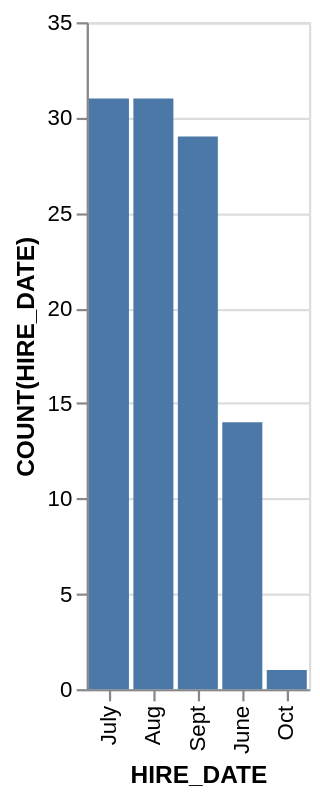

Vega-Lite specification for this chart:
### Vega-Lite specification from a JSON file in a GitHub repository (floating-point values rounded to 4 significant figures)
{"data": {"values": [{"x_data": "July", "y_data": 31}, {"x_data": "Aug", "y_data": 31}, {"x_data": "Sept", "y_data": 29}, {"x_data": "June", "y_data": 14}, {"x_data": "Oct", "y_data": 1}]}, "mark": "bar", "encoding": {"x": {"field": "x_data", "type": "nominal", "title": "HIRE_DATE", "sort": {"op": "sum", "field": "y_data", "order": "descending"}}, "y": {"field": "y_data", "type": "quantitative", "title": "COUNT(HIRE_DATE)"}}}
